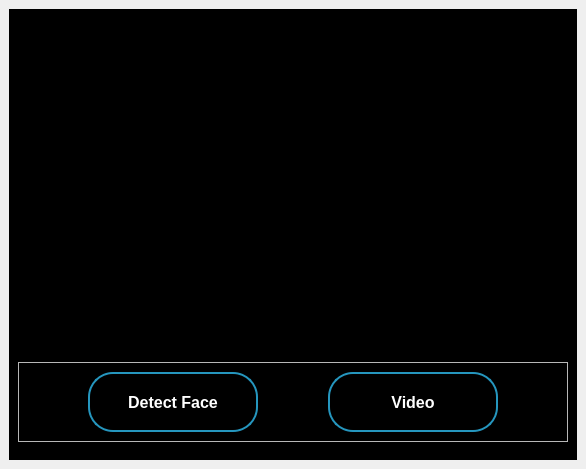
<?xml version="1.0" encoding="UTF-8"?>
<ui version="4.0">
 <class>MainWindow</class>
 <widget class="QMainWindow" name="MainWindow">
  <property name="geometry">
   <rect>
    <x>0</x>
    <y>0</y>
    <width>586</width>
    <height>469</height>
   </rect>
  </property>
  <property name="windowTitle">
   <string>JackCamera</string>
  </property>
  <property name="windowIcon">
   <iconset resource="../MyIcon.qrc">
    <normaloff>:/Icon/BlueGreen/camera.svg</normaloff>:/Icon/BlueGreen/camera.svg</iconset>
  </property>
  <widget class="QWidget" name="centralwidget">
   <property name="styleSheet">
    <string notr="true">QPushButton{
border-radius:25px;
border:2px solid #2596be;
color: rgb(255, 255, 255);
}

#label_3{
background:transparent;
border-radius:25px;
}

#pushButton_10::hover,#pushButton_11::hover
{
background-color : lightgreen;
}

#widget_4,#widget_2{
background-color: black;
}
</string>
   </property>
   <layout class="QHBoxLayout" name="horizontalLayout">
    <item>
     <widget class="QWidget" name="widget_2" native="true">
      <layout class="QVBoxLayout" name="verticalLayout_8">
       <item>
        <layout class="QVBoxLayout" name="verticalLayout">
         <item>
          <widget class="QWidget" name="widget_5" native="true">
           <property name="sizePolicy">
            <sizepolicy hsizetype="Preferred" vsizetype="Expanding">
             <horstretch>0</horstretch>
             <verstretch>0</verstretch>
            </sizepolicy>
           </property>
           <layout class="QGridLayout" name="gridLayout_3">
            <property name="leftMargin">
             <number>0</number>
            </property>
            <property name="topMargin">
             <number>0</number>
            </property>
            <property name="rightMargin">
             <number>0</number>
            </property>
            <property name="bottomMargin">
             <number>0</number>
            </property>
            <property name="spacing">
             <number>0</number>
            </property>
            <item row="0" column="0">
             <spacer name="horizontalSpacer_5">
              <property name="orientation">
               <enum>Qt::Horizontal</enum>
              </property>
              <property name="sizeType">
               <enum>QSizePolicy::Preferred</enum>
              </property>
              <property name="sizeHint" stdset="0">
               <size>
                <width>20</width>
                <height>20</height>
               </size>
              </property>
             </spacer>
            </item>
            <item row="0" column="1">
             <widget class="QWidget" name="widget_8" native="true">
              <property name="sizePolicy">
               <sizepolicy hsizetype="Expanding" vsizetype="Expanding">
                <horstretch>0</horstretch>
                <verstretch>0</verstretch>
               </sizepolicy>
              </property>
              <property name="minimumSize">
               <size>
                <width>300</width>
                <height>200</height>
               </size>
              </property>
              <property name="maximumSize">
               <size>
                <width>900</width>
                <height>700</height>
               </size>
              </property>
              <property name="layoutDirection">
               <enum>Qt::LeftToRight</enum>
              </property>
              <property name="autoFillBackground">
               <bool>false</bool>
              </property>
              <layout class="QFormLayout" name="formLayout_3">
               <property name="horizontalSpacing">
                <number>0</number>
               </property>
               <property name="verticalSpacing">
                <number>0</number>
               </property>
               <property name="leftMargin">
                <number>0</number>
               </property>
               <property name="topMargin">
                <number>0</number>
               </property>
               <property name="rightMargin">
                <number>0</number>
               </property>
               <property name="bottomMargin">
                <number>0</number>
               </property>
               <item row="0" column="0" colspan="2">
                <widget class="QLabel" name="label_3">
                 <property name="sizePolicy">
                  <sizepolicy hsizetype="Preferred" vsizetype="Expanding">
                   <horstretch>0</horstretch>
                   <verstretch>0</verstretch>
                  </sizepolicy>
                 </property>
                 <property name="maximumSize">
                  <size>
                   <width>920</width>
                   <height>700</height>
                  </size>
                 </property>
                 <property name="layoutDirection">
                  <enum>Qt::LeftToRight</enum>
                 </property>
                 <property name="autoFillBackground">
                  <bool>false</bool>
                 </property>
                 <property name="text">
                  <string/>
                 </property>
                </widget>
               </item>
              </layout>
             </widget>
            </item>
            <item row="0" column="2">
             <spacer name="horizontalSpacer_6">
              <property name="orientation">
               <enum>Qt::Horizontal</enum>
              </property>
              <property name="sizeType">
               <enum>QSizePolicy::Preferred</enum>
              </property>
              <property name="sizeHint" stdset="0">
               <size>
                <width>15</width>
                <height>20</height>
               </size>
              </property>
             </spacer>
            </item>
           </layout>
          </widget>
         </item>
         <item>
          <widget class="QWidget" name="widget_4" native="true">
           <layout class="QHBoxLayout" name="horizontalLayout_6">
            <property name="leftMargin">
             <number>0</number>
            </property>
            <property name="rightMargin">
             <number>0</number>
            </property>
            <item>
             <widget class="QFrame" name="frame_8">
              <property name="layoutDirection">
               <enum>Qt::LeftToRight</enum>
              </property>
              <property name="frameShape">
               <enum>QFrame::StyledPanel</enum>
              </property>
              <property name="frameShadow">
               <enum>QFrame::Raised</enum>
              </property>
              <layout class="QHBoxLayout" name="horizontalLayout_7">
               <property name="spacing">
                <number>10</number>
               </property>
               <item>
                <widget class="QPushButton" name="pushButton_10">
                 <property name="minimumSize">
                  <size>
                   <width>120</width>
                   <height>60</height>
                  </size>
                 </property>
                 <property name="maximumSize">
                  <size>
                   <width>170</width>
                   <height>60</height>
                  </size>
                 </property>
                 <property name="font">
                  <font>
                   <pointsize>12</pointsize>
                   <bold>true</bold>
                  </font>
                 </property>
                 <property name="cursor">
                  <cursorShape>PointingHandCursor</cursorShape>
                 </property>
                 <property name="autoFillBackground">
                  <bool>false</bool>
                 </property>
                 <property name="text">
                  <string>Detect Face</string>
                 </property>
                 <property name="icon">
                  <iconset resource="../MyIcon.qrc">
                   <normaloff>:/Icon/BlueGreen/maximize.svg</normaloff>:/Icon/BlueGreen/maximize.svg</iconset>
                 </property>
                 <property name="iconSize">
                  <size>
                   <width>40</width>
                   <height>40</height>
                  </size>
                 </property>
                </widget>
               </item>
               <item>
                <widget class="QPushButton" name="pushButton_11">
                 <property name="minimumSize">
                  <size>
                   <width>120</width>
                   <height>60</height>
                  </size>
                 </property>
                 <property name="maximumSize">
                  <size>
                   <width>170</width>
                   <height>60</height>
                  </size>
                 </property>
                 <property name="font">
                  <font>
                   <pointsize>12</pointsize>
                   <bold>true</bold>
                  </font>
                 </property>
                 <property name="cursor">
                  <cursorShape>PointingHandCursor</cursorShape>
                 </property>
                 <property name="autoFillBackground">
                  <bool>false</bool>
                 </property>
                 <property name="text">
                  <string>Video</string>
                 </property>
                 <property name="icon">
                  <iconset resource="../MyIcon.qrc">
                   <normaloff>:/Icon/BlueGreen/video.svg</normaloff>:/Icon/BlueGreen/video.svg</iconset>
                 </property>
                 <property name="iconSize">
                  <size>
                   <width>40</width>
                   <height>40</height>
                  </size>
                 </property>
                </widget>
               </item>
              </layout>
             </widget>
            </item>
           </layout>
          </widget>
         </item>
        </layout>
       </item>
      </layout>
     </widget>
    </item>
   </layout>
  </widget>
 </widget>
 <resources>
  <include location="../MyIcon.qrc"/>
  <include location="MyIcon.qrc"/>
 </resources>
 <connections/>
</ui>
